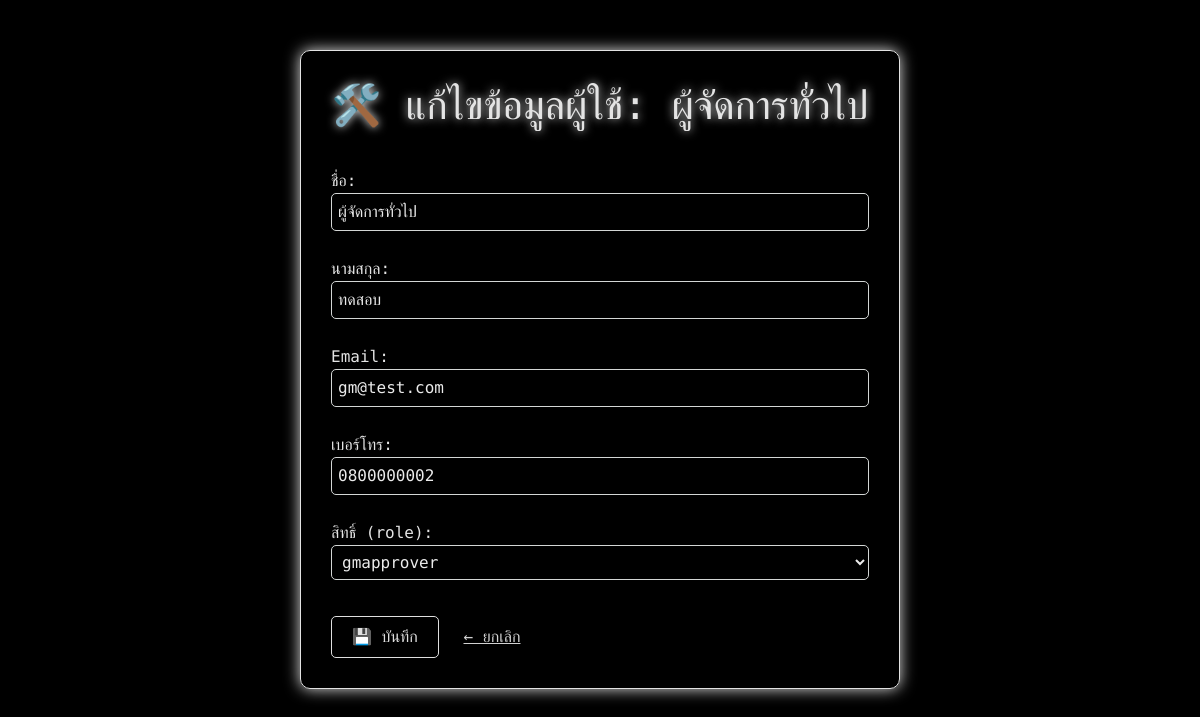
The page /admin/edit_user.php?id=9 (signed in) on the database its author committed.
### tables this page shows
CREATE TABLE `users` (
  `id` int(11) NOT NULL,
  `line_id` varchar(255) NOT NULL,
  `name` varchar(255) DEFAULT NULL,
  `lastname` varchar(255) DEFAULT NULL,
  `position` varchar(100) DEFAULT NULL,
  `email` varchar(255) DEFAULT NULL,
  `created_at` timestamp NOT NULL DEFAULT current_timestamp(),
  `phone` varchar(20) DEFAULT NULL,
  `role` varchar(50) NOT NULL DEFAULT 'user',
  `created_by_admin_id` int(11) DEFAULT NULL,
  `department` varchar(100) DEFAULT NULL,
  `is_active` tinyint(1) DEFAULT 1,
  `employee_id` varchar(20) DEFAULT NULL
);

### admin/edit_user.php (the view, shortened to what this page needs)
<?php
require_once __DIR__ . '/../config/database.php';
$user_id = $_GET['id'] ?? null;
$stmt = $conn->prepare("SELECT * FROM users WHERE id = ?");
$stmt->execute([$user_id]);
$user = $stmt->fetch(PDO::FETCH_ASSOC);
?>
<!DOCTYPE html>
<html lang="th">
<head>
    <link href="https://cdn.jsdelivr.net/npm/bootstrap@5.3.7/dist/css/bootstrap.min.css" rel="stylesheet">
</head>
<body>
    <div class="form-box">
        <h1>🛠️ แก้ไขข้อมูลผู้ใช้: <?= htmlspecialchars($user['name']) ?></h1>
        <form method="post">
            <div class="mb-3">
                <label>ชื่อ:</label>
                <input type="text" name="name" value="<?= htmlspecialchars($user['name']) ?>" required>
            </div>
            <div class="mb-3">
                <label>นามสกุล:</label>
                <input type="text" name="lastname" value="<?= htmlspecialchars($user['lastname']) ?>" required>
            </div>
            <div class="mb-3">
                <label>Email:</label>
                <input type="email" name="email" value="<?= htmlspecialchars($user['email']) ?>">
            </div>
            <div class="mb-3">
                <label>เบอร์โทร:</label>
                <input type="text" name="phone" value="<?= htmlspecialchars($user['phone']) ?>">
            </div>
            <div class="mb-3">
                <label>สิทธิ์ (role):</label>
                <select name="role">
                    <option value="gmapprover" <?= $user['role'] === 'gmapprover' ? 'selected' : '' ?>>gmapprover</option>
                </select>
            </div>
            <button type="submit" class="btn-save">💾 บันทึก</button>
            <a href="manage_users.php">← ยกเลิก</a>
        </form>
    </div>
</body>
</html>

### admin/edit_user.php (style rules this page uses)
body { background-color: #000; color: #e4e4e4ff; font-family: 'Share Tech Mono', monospace; padding: 50px; }
h1 { text-align: center; margin-bottom: 30px; text-shadow: 0 0 10px #dcddddff; }
label { margin-top: 10px; }
input, select { background-color: #000; color: #ebebebff; border: 1px solid #d3d6d5ff; border-radius: 5px; padding: 6px; width: 100%; }
.btn-save { background-color: transparent; border: 1px solid #dfdfdfff; color: #ddddddff; padding: 8px 20px; margin-top: 20px; border-radius: 5px; }
a { color: #d1d1d1ff; margin-left: 15px; }
.form-box { max-width: 600px; margin: 0 auto; background-color: rgba(0,0,0,0.7); padding: 30px; border: 1px solid #e2e2e2ff; border-radius: 10px; box-shadow: 0 0 15px #e0e0e0ff; }

### rows shown on the page
users: name "ผู้จัดการทั่วไป", lastname "ทดสอบ", email "gm@test.com", phone "0800000002", role "gmapprover"
